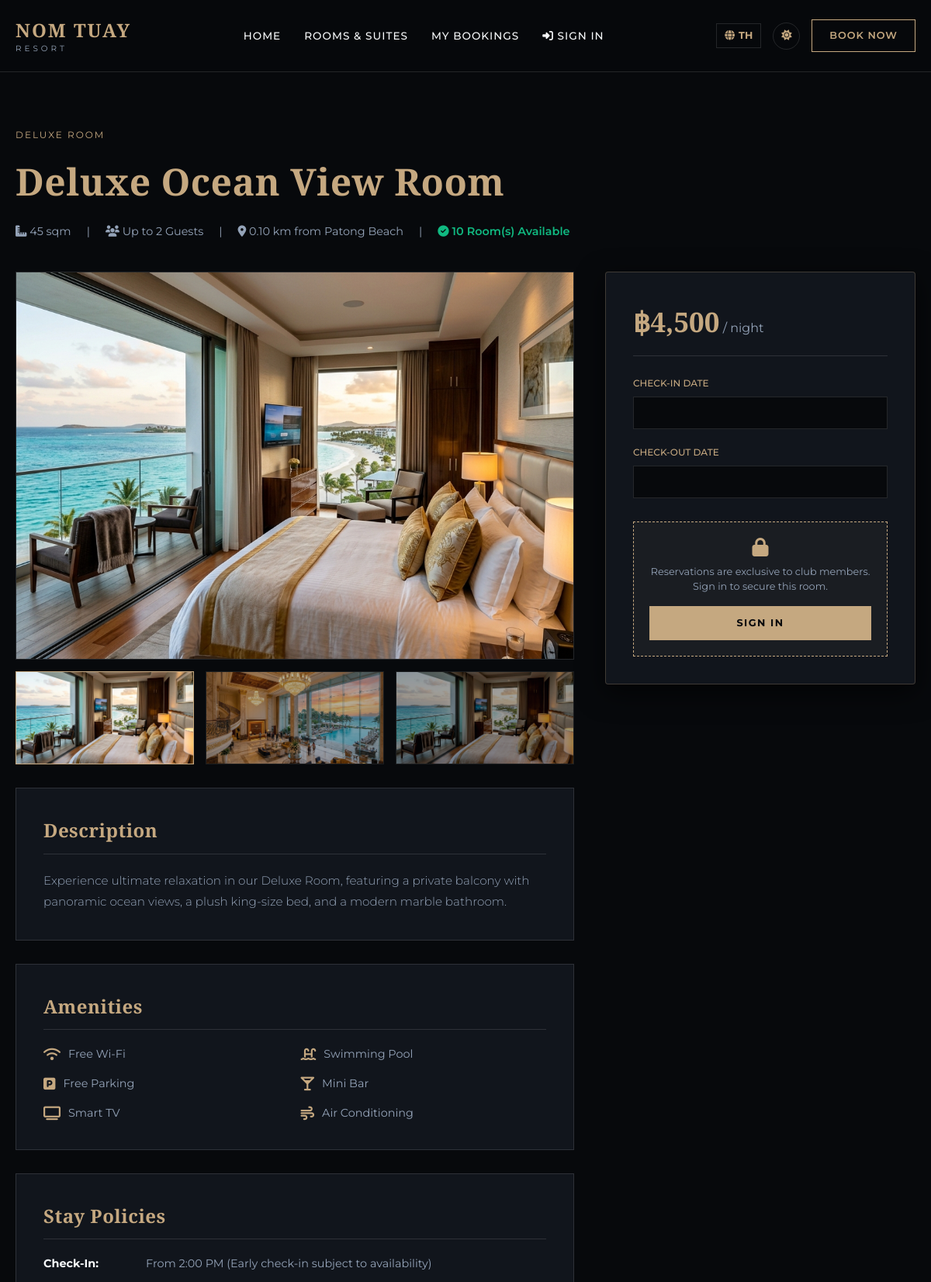
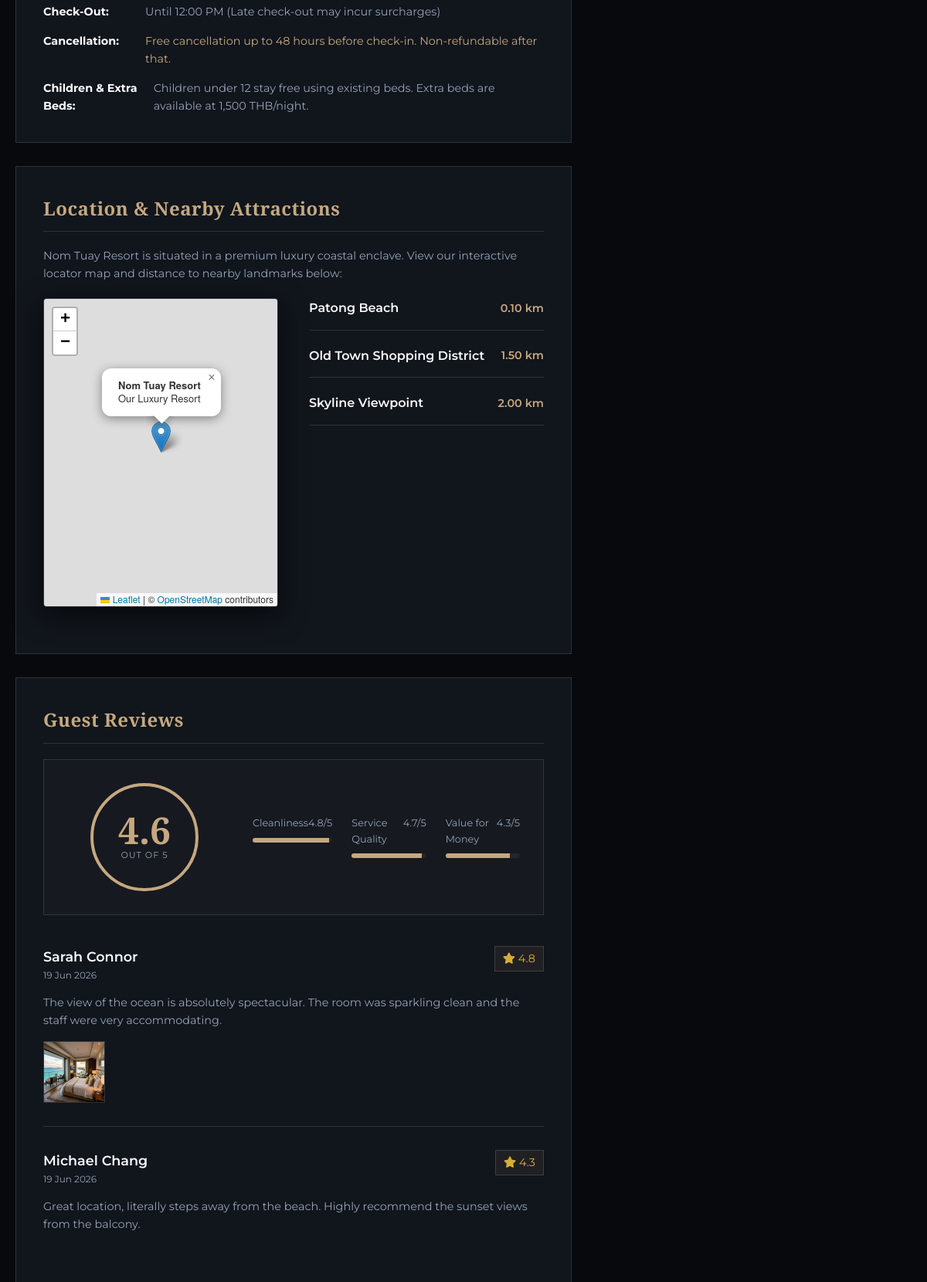
Page /room-detail.php?id=1 (upper part) on the committed database (2 pictures, top to bottom).
### tables this page shows
CREATE TABLE `rooms` (
  `id` INT AUTO_INCREMENT PRIMARY KEY,
  `name` VARCHAR(100) NOT NULL,
  `type` VARCHAR(50) NOT NULL,  
  `price_per_night` DECIMAL(10,2) NOT NULL,
  `size_sqm` INT NOT NULL,
  `capacity` INT NOT NULL,
  `total_rooms` INT NOT NULL,
  `description` TEXT NOT NULL,
  `image_url` VARCHAR(255) NOT NULL,
  `amenities` TEXT NOT NULL,  
  `distance_landmark` DECIMAL(5,2) NOT NULL,  
  `landmark_name` VARCHAR(100) NOT NULL,
  `created_at` TIMESTAMP DEFAULT CURRENT_TIMESTAMP
);

CREATE TABLE `landmarks` (
  `id` INT AUTO_INCREMENT PRIMARY KEY,
  `name_en` VARCHAR(100) UNIQUE NOT NULL,
  `name_th` VARCHAR(100) NOT NULL,
  `distance_km` DECIMAL(5,2) NOT NULL DEFAULT 1.00,
  `map_top_percent` DECIMAL(5,2) NOT NULL DEFAULT 50.00,
  `map_left_percent` DECIMAL(5,2) NOT NULL DEFAULT 50.00,
  `created_at` TIMESTAMP DEFAULT CURRENT_TIMESTAMP
);

CREATE TABLE `reviews` (
  `id` INT AUTO_INCREMENT PRIMARY KEY,
  `room_id` INT NOT NULL,
  `guest_name` VARCHAR(100) NOT NULL,
  `rating_cleanliness` DECIMAL(3,1) NOT NULL,
  `rating_service` DECIMAL(3,1) NOT NULL,
  `rating_value` DECIMAL(3,1) NOT NULL,
  `overall_rating` DECIMAL(3,1) NOT NULL,
  `comment` TEXT NOT NULL,
  `image_url` VARCHAR(255) DEFAULT NULL,
  `created_at` TIMESTAMP DEFAULT CURRENT_TIMESTAMP,
  FOREIGN KEY (`room_id`) REFERENCES `rooms`(`id`) ON DELETE CASCADE
);

### room-detail.php (the view, shortened to what the rows shown need)
<?php
require_once __DIR__ . '/header.php';
$room_id = isset($_GET['id']) ? intval($_GET['id']) : 0;
$check_in_pre = $_GET['check_in'] ?? '';
$check_out_pre = $_GET['check_out'] ?? '';
try {
    $stmt = $pdo->prepare("SELECT * FROM rooms WHERE id = ?");
    $stmt->execute([$room_id]);
    $room = $stmt->fetch();
    $check_in_check = $check_in_pre ?: date('Y-m-d');
    $check_out_check = $check_out_pre ?: date('Y-m-d', strtotime('+1 day'));
    $stmt = $pdo->prepare("SELECT COUNT(*) FROM bookings WHERE room_id = ? AND status = 'confirmed' AND NOT (check_out <= ? OR check_in >= ?)");
    $stmt->execute([$room_id, $check_in_check, $check_out_check]);
    $booked_count = $stmt->fetchColumn();
    $remaining_rooms = $room['total_rooms'] - $booked_count;
    $stmt = $pdo->prepare("SELECT * FROM reviews WHERE room_id = ? ORDER BY created_at DESC");
    $stmt->execute([$room_id]);
    $reviews = $stmt->fetchAll();
    $total_reviews = count($reviews);
} catch (PDOException $e) {
    die("Query Error: " . $e->getMessage());
}
$amenities = json_decode($room['amenities'], true) ?: [];
?>
<section class="section-padding">
    <div class="container">
        <div class="room-detail-header">
            <span class="room-type"><?php echo __t('search_' . strtolower($room['type'])); ?></span>
            <h1 class="elegant-title" style="font-size: 3rem; margin-top: 10px; margin-bottom: 15px; color: var(--primary-gold);">
                <?php echo htmlspecialchars($room['name']); ?>
            </h1>
            <div style="display: flex; gap: 20px; align-items: center; color: var(--text-muted); font-size: 0.9rem;">
                <span><i class="fas fa-ruler-combined"></i> <?php echo htmlspecialchars($room['size_sqm']); ?> <?php echo __t('rooms_sqm'); ?></span>
                <span>|</span>
                <span><i class="fas fa-users"></i> <?php echo __t('rooms_max_guests', ['count' => $room['capacity']]); ?></span>
                <span>|</span>
                <span>
                    <i class="fas fa-map-marker-alt"></i> <?php echo $room['distance_landmark'] . ' ' . __t('rooms_km_from', ['landmark' => __t('landmark_' . $room['landmark_name'])]); ?>
                </span>
                <span>|</span>
                <span>
                    <?php if ($remaining_rooms > 0): ?>
                        <span style="color: var(--success); font-weight: 600;"><i class="fas fa-check-circle"></i> <?php echo __t('detail_room_avail', ['count' => $remaining_rooms]); ?></span>
                    <?php else: ?>
                        <span style="color: var(--danger); font-weight: 600;"><i class="fas fa-times-circle"></i> <?php echo __t('rooms_fully_booked'); ?></span>
                    <?php endif; ?>
                </span>
            </div>
        </div>
        <div class="room-detail-grid">
            <div>
                <div class="gallery-container">
                    <div class="gallery-main">
                        <img src="<?php echo htmlspecialchars($room['image_url']); ?>" alt="<?php echo htmlspecialchars($room['name']); ?>">
                    </div>
                    <div class="gallery-thumb active">
                        <img src="<?php echo htmlspecialchars($room['image_url']); ?>" alt="Main View">
                    </div>
                    <div class="gallery-thumb">
                        <img src="<?php echo htmlspecialchars($room['image_url']); ?>" style="filter: brightness(0.85) contrast(1.1);" alt="Detail View">
                    </div>
                </div>
                <div class="detail-info-block">
                    <h3><?php echo __t('detail_desc'); ?></h3>
                    <p style="color: var(--text-muted); line-height: 1.8; font-size: 0.95rem; font-weight: 300;">
                        <?php echo nl2br(htmlspecialchars(__t('room_desc_' . $room['id']))); ?>
                    </p>
                </div>
                <div class="detail-info-block">
                    <div class="amenities-list">
                        <?php
                        $icon_mapping = [
                            'wifi' => 'fa-wifi',
                            'pool' => 'fa-swimming-pool',
                            'parking' => 'fa-parking',
                            'gym' => 'fa-dumbbell',
                            'spa' => 'fa-spa',
                            'room_service' => 'fa-concierge-bell',
                            'mini_bar' => 'fa-glass-martini-alt',
                            'smart_tv' => 'fa-tv',
                            'air_con' => 'fa-wind',
                            'bathtub' => 'fa-bath',
                            'private_jacuzzi' => 'fa-hot-tub',
                            'kitchen' => 'fa-utensils'
                        ];
                        foreach ($amenities as $amt):
                            $icon = $icon_mapping[$amt] ?? 'fa-check';
                            $label = __t('amt_' . $amt);
                        ?>
                            <div class="amenity-item">
                                <i class="fas <?php echo $icon; ?>"></i>
                                <span><?php echo htmlspecialchars($label); ?></span>
                            </div>
                        <?php endforeach; ?>
                    </div>
                </div>
                <div class="detail-info-block">
                    <div class="location-section">
                        <link rel="stylesheet" href="https://unpkg.com/leaflet@1.9.4/dist/leaflet.css" />
                        <?php
                        $landmarks = [];
                        try {
                            $lm_stmt = $pdo->query("SELECT * FROM landmarks ORDER BY id ASC");
                            $landmarks = $lm_stmt->fetchAll();
                        } catch (PDOException $e) {
                        }
                        ?>
                        <div class="attractions-list">
                            <?php foreach ($landmarks as $lm):
                                $lm_name = ($current_lang === 'th') ? $lm['name_th'] : $lm['name_en'];
                                $distance = $lm['distance_km'];
                                if ($room['landmark_name'] === $lm['name_en'] || $room['landmark_name'] === $lm['name_th']) {
                                    $distance = $room['distance_landmark'];
                                }
                            ?>
                                <div class="attraction-item">
                                    <div class="attraction-info">
                                        <span class="attraction-name"><?php echo htmlspecialchars($lm_name); ?></span>
                                    </div>
                                    <span class="attraction-distance"><?php echo htmlspecialchars($distance); ?> km</span>
                                </div>
                            <?php endforeach; ?>
                        </div>
                    </div>
                </div>
                <div class="detail-info-block">
                    <?php if ($total_reviews > 0): ?>
                        <div class="reviews-list">
                            <?php foreach ($reviews as $rev): ?>
                                <div class="review-item">
                                    <div class="review-header">
                                        <div class="reviewer-info">
                                            <span class="reviewer-name"><?php echo htmlspecialchars($rev['guest_name']); ?></span>
                                            <span class="review-date"><?php echo date('d M Y', strtotime($rev['created_at'])); ?></span>
                                        </div>
                                        <div class="review-stars">
                                            <i class="fas fa-star"></i> <?php echo number_format($rev['overall_rating'], 1); ?>
                                        </div>
                                    </div>
                                    <p class="review-comment"><?php echo nl2br(htmlspecialchars($rev['comment'])); ?></p>
                                    <?php if ($rev['image_url']): ?>
                                        <div class="review-media">
                                            <img src="<?php echo htmlspecialchars($rev['image_url']); ?>" alt="Review Image">
                                        </div>
                                    <?php endif; ?>
                                </div>
                            <?php endforeach; ?>
                        </div>
                    <?php else: ?>
                        <p style="color: var(--text-muted); font-size: 0.95rem;"><?php echo __t('detail_review_no_reviews'); ?></p>
                    <?php endif; ?>
                </div>
            </div>
            <div>
                <div class="booking-widget-card">
                    <div class="widget-price">
                        <span class="price-val">฿<?php echo number_format($room['price_per_night']); ?></span> / <?php echo __t('index_night'); ?>
                    </div>
                </div>
            </div>
        </div>
    </div>
</section>
<link rel="stylesheet" href="https://cdn.jsdelivr.net/npm/flatpickr/dist/flatpickr.min.css">
<link rel="stylesheet" href="https://cdn.jsdelivr.net/npm/flatpickr/dist/themes/dark.css">
<?php require_once __DIR__ . '/footer.php'; ?>

### rows in the picture
rooms: type "DELUXE ROOM", name "Deluxe Ocean View Room", size_sqm "45", capacity "Up to 2 Guests", distance_landmark "0.10", landmark_name "km from Patong Beach", image_url (picture), id "Experience ultimate relaxation in our Deluxe Room, featuring a private balcony with panoramic ocean views, a plush king-size bed, and a modern marble bathroom.", amenities "Free Wi-Fi", amenities "Swimming Pool", amenities "Free Parking", amenities "Mini Bar", amenities "Smart TV", amenities "Air Conditioning", price_per_night "4,500"
landmarks: name_en "Patong Beach"
landmarks: name_en "Old Town Shopping District", distance_km "1.50"
landmarks: name_en "Skyline Viewpoint", distance_km "2.00"
reviews: guest_name "Sarah Connor", created_at "19 Jun 2026", overall_rating "4.8", comment "The view of the ocean is absolutely spectacular. The room was sparkling clean and the staff were very accommodating.", image_url (picture)
reviews: guest_name "Michael Chang", created_at "19 Jun 2026", overall_rating "4.3", comment "Great location, literally steps away from the beach. Highly recommend the sunset views from the balcony."

### other values in the picture
__t('logo_main') "NOM TUAY"
__t('logo_sub') "RESORT"
__t('nav_home') "HOME"
__t('nav_rooms') "ROOMS & SUITES"
__t('nav_my_bookings') "MY BOOKINGS"
__t('nav_login') "SIGN IN"
__t('nav_book_now') "BOOK NOW"
__t('rooms_sqm') "sqm"
__t('detail_room_avail', ['count' => $remaining_rooms]) "10 Room(s) Available"
__t('detail_desc') "Description"
__t('detail_amenities') "Amenities"
__t('detail_policy') "Stay Policies"
__t('policy_checkin_title') "Check-In:"
__t('policy_checkin_desc') "From 2:00 PM (Early check-in subject to availability)"
__t('policy_checkout_title') "Check-Out:"
